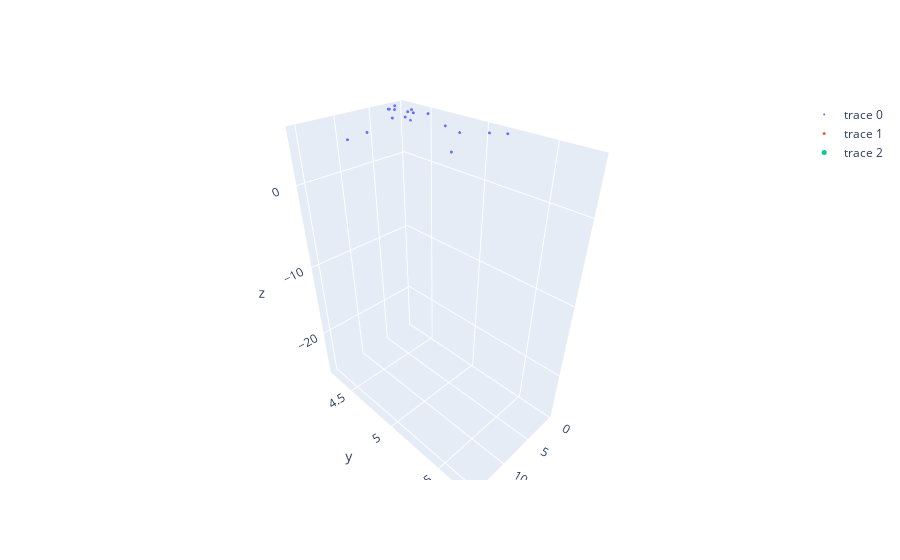

Source (notebook cell):
### Code cell
fig = go.Figure(data=[go.Scatter3d(x=landmarks_3d[0], y=landmarks_3d[1], z=landmarks_3d[2],
                                   mode='markers', marker_size=1)] + 
                     [go.Scatter3d(x=marker_points.T[0], y=marker_points.T[1], z=marker_points.T[2],
                                   mode='markers', marker_size=3)] + 
                     [go.Scatter3d(x=camera_poses[0], y=camera_poses[1], z=camera_poses[2],
                                   mode='markers', marker_size=5, text=np.arange(0, len(keyframes)))])

fig.update_layout(
    scene = dict(
        xaxis = dict(nticks=4, range=[np.min(camera_poses, axis=1)[0]*2, np.max(camera_poses, axis=1)[0]*2]),
        yaxis = dict(nticks=4, range=[np.min(camera_poses, axis=1)[1]*2, np.max(camera_poses, axis=1)[1]*2]),
        zaxis = dict(nticks=4, range=[np.min(camera_poses, axis=1)[2]*2, np.max(camera_poses, axis=1)[2]*2]),
        aspectmode='data'))

fig.show()
# fig.write_html("feature_map.html")

### Figure 1 — Plotly figure (JSON) as saved in the notebook; plotly's stock layout.template omitted (floating-point values rounded to 4 significant figures; data arrays with more than 128 entries replaced by an {"elided": "..."} marker saying what was removed)
{"data": [{"marker": {"size": 1}, "mode": "markers", "type": "scatter3d", "x": {"elided": "1927 float values"}, "y": {"elided": "1927 float values"}, "z": {"elided": "1927 float values"}}, {"marker": {"size": 3}, "mode": "markers", "type": "scatter3d", "x": [-0.072, 0.072, 0.072, -0.072], "y": [-0.072, -0.072, 0.072, 0.072], "z": [0, 0, 0, 0]}, {"marker": {"size": 5}, "mode": "markers", "text": [0, 1, 2, 3, 4, 5, 6, 7, 8, 9, 10, 11, 12, 13, 14, 15, 16, 17, 18, 19, 20, 21, 22, 23, 24, 25, 26], "type": "scatter3d", "x": [8.044, 0.2881, 0.3221, 0.2081, 0.2946, 0.4502, 0.4793, 0.6054, 0.556, 0.5599, 0.3622, 0.3508, 0.3591, -0.1346, 0.2092, 0.4017, 0.4017, 0.4017, 0.4017, 0.4017, 0.4017, 0.4017, 0.4017, 0.4017, 0.4017, 0.4017, 0.4017], "y": [2.574, 2.659, 2.709, 2.896, 2.793, 2.639, 2.509, 2.549, 2.218, 2.104, 2.295, 2.401, 2.425, 2.314, 2.584, 2.686, 2.686, 2.686, 2.686, 2.686, 2.686, 2.686, 2.686, 2.686, 2.686, 2.686, 2.686], "z": [-13.52, 2.985, 2.944, 2.906, 2.686, 2.297, 2.167, 2.003, 1.757, 1.489, 1.851, 2.069, 2.097, 2.237, 2.683, 2.639, 2.639, 2.639, 2.639, 2.639, 2.639, 2.639, 2.639, 2.639, 2.639, 2.639, 2.639]}], "layout": {"scene": {"aspectmode": "data", "xaxis": {"nticks": 4, "range": [-0.2692, 16.09]}, "yaxis": {"nticks": 4, "range": [4.208, 5.792]}, "zaxis": {"nticks": 4, "range": [-27.04, 5.971]}}}}
